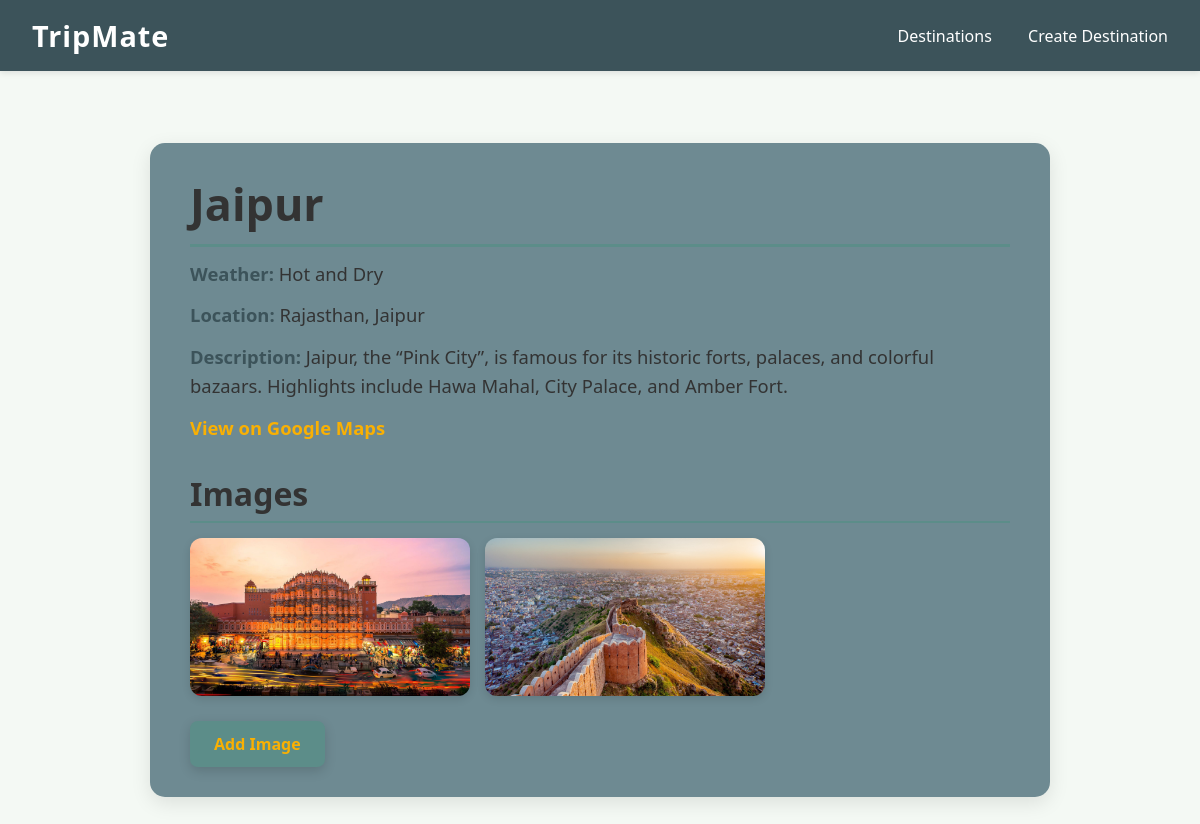
Page /destination/6/ on the committed database.
### TripMate_app/models.py (models this page shows, shortened)
class Destination(models.Model):
    place_name = models.CharField(max_length=100)
    weather = models.CharField(max_length=100)
    state = models.CharField(max_length=100)
    district = models.CharField(max_length=100)
    google_map_link = models.URLField()
    description = models.TextField()

class DestinationImage(models.Model):
    destination = models.ForeignKey(Destination, on_delete=models.CASCADE, related_name='images')
    image = models.ImageField(upload_to='destination_images/')

### TripMate_app/views.py (the view)
# urls.py: path('destination/<int:pk>/', views.destination_detail, name='destination_detail'),
def destination_detail(request, pk):
    destination = get_object_or_404(Destination, pk=pk)
    return render(request, 'TripMate_app/destination_detail.html', {'destination': destination})

### TripMate_app/templates/TripMate_app/destination_detail.html (shortened to what this page needs)
{% extends 'TripMate_app/base.html' %}
{% block content %}
<div class="detail-container">
  <h2>{{ destination.place_name }}</h2>
  <p><strong>Weather:</strong> {{ destination.weather }}</p>
  <p><strong>Location:</strong> {{ destination.state }}, {{ destination.district }}</p>
  <p><strong>Description:</strong> {{ destination.description }}</p>
  <p><a href="{{ destination.google_map_link }}" target="_blank" rel="noopener">View on Google Maps</a></p>
  <h3>Images</h3>
  <div class="images-wrapper">
    {% for img in destination.images.all %}
      <img src="{{ img.image.url }}" alt="Image of {{ destination.place_name }}">
    {% empty %}
      <p>No images uploaded yet.</p>
    {% endfor %}
  </div>
  <a class="btn" href="{% url 'upload_images' destination.pk %}">Add Image</a>
</div>
{% endblock %}

### TripMate_app/templates/TripMate_app/base.html (style rules this page uses)
:root { --bg: #F4F9F4; --primary: #3c535a; --accent: #5C8D89; --highlight: #A7D7C5; --text-dark: #333; --white: #fff; }
* { box-sizing: border-box; margin: 0; padding: 0; }
body { font-family: 'Segoe UI', sans-serif; background-color: var(--bg); color: var(--text-dark); }
.btn { background-color: var(--accent); color: var(--white); padding: 10px 16px; border: none; border-radius: 5px; text-decoration: none; cursor: pointer; font-weight: 600; transition: background-color 0.3s ease; }

### TripMate_app/templates/TripMate_app/destination_detail.html (style rules this page uses)
.detail-container { max-width: 900px; margin: 40px auto; background-color: #6e8a92; padding: 30px 40px; border-radius: 15px; box-shadow: 0 6px 20px rgba(0,0,0,0.1); color: #333; font-family: 'Segoe UI', Tahoma, Geneva, Verdana, sans-serif; }
.detail-container h2 { font-size: 2.8rem; margin-bottom: 10px; color: #333; border-bottom: 3px solid #5C8D89; padding-bottom: 10px; }
.detail-container p { font-size: 1.15rem; line-height: 1.6; margin: 12px 0; }
.detail-container strong { color: #3c535a; }
.detail-container a { color: #f9b003; text-decoration: none; font-weight: 600; }
h3 { margin-top: 30px; color: #333; font-size: 2rem; border-bottom: 2px solid #5C8D89; padding-bottom: 6px; }
.images-wrapper { display: flex; flex-wrap: wrap; gap: 15px; margin-top: 15px; }
.images-wrapper img { width: 280px; border-radius: 12px; box-shadow: 0 3px 8px rgba(0,0,0,0.12); transition: transform 0.3s ease; cursor: pointer; }
.btn { display: inline-block; margin-top: 25px; background-color: #5C8D89; color: #fff; padding: 12px 24px; border-radius: 8px; font-weight: 700; text-decoration: none; box-shadow: 0 4px 12px rgba(0, 0, 0, 0.15); transition: background-color 0.3s ease; }

### rows in the picture
Destination: place_name "Jaipur", weather "Hot and Dry", state "Rajasthan", district "Jaipur", description "Jaipur, the “Pink City”, is famous for its historic forts, palaces, and colorful bazaars. Highlights include Hawa Mahal, City Palace, and Amber Fort."
DestinationImage: image (picture)
DestinationImage: image (picture)
